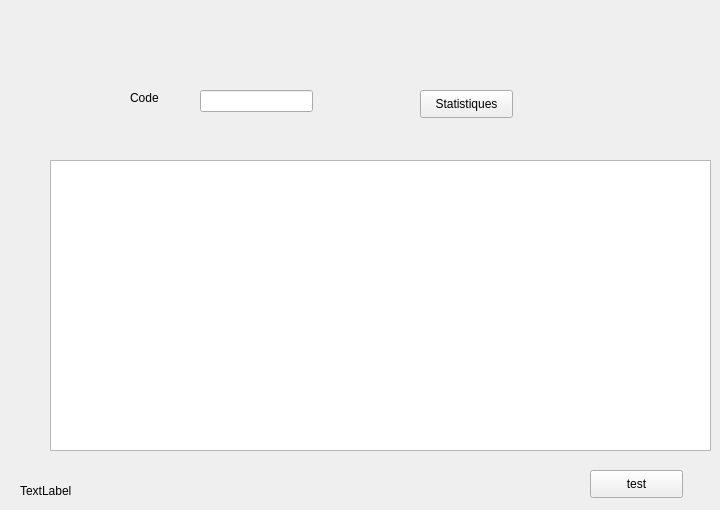
    <widget class="QWidget" name="tab_12">
     <attribute name="title">
      <string>Statistiques</string>
     </attribute>
     <widget class="QPushButton" name="BAR">
      <property name="geometry">
       <rect>
        <x>420</x>
        <y>90</y>
        <width>93</width>
        <height>28</height>
       </rect>
      </property>
      <property name="text">
       <string>Statistiques</string>
      </property>
     </widget>
     <widget class="QLabel" name="label_32">
      <property name="geometry">
       <rect>
        <x>130</x>
        <y>90</y>
        <width>55</width>
        <height>16</height>
       </rect>
      </property>
      <property name="text">
       <string>Code</string>
      </property>
     </widget>
     <widget class="QLabel" name="img3">
      <property name="geometry">
       <rect>
        <x>20</x>
        <y>480</y>
        <width>181</width>
        <height>21</height>
       </rect>
      </property>
      <property name="text">
       <string>TextLabel</string>
      </property>
     </widget>
     <widget class="QLineEdit" name="lineEdit_titre">
      <property name="geometry">
       <rect>
        <x>200</x>
        <y>90</y>
        <width>113</width>
        <height>22</height>
       </rect>
      </property>
     </widget>
     <widget class="QPushButton" name="pushButton_test">
      <property name="geometry">
       <rect>
        <x>590</x>
        <y>470</y>
        <width>93</width>
        <height>28</height>
       </rect>
      </property>
      <property name="text">
       <string>test</string>
      </property>
     </widget>
     <widget class="QChartView" name="graphicsView">
      <property name="geometry">
       <rect>
        <x>50</x>
        <y>160</y>
        <width>661</width>
        <height>291</height>
       </rect>
      </property>
     </widget>
    </widget>
